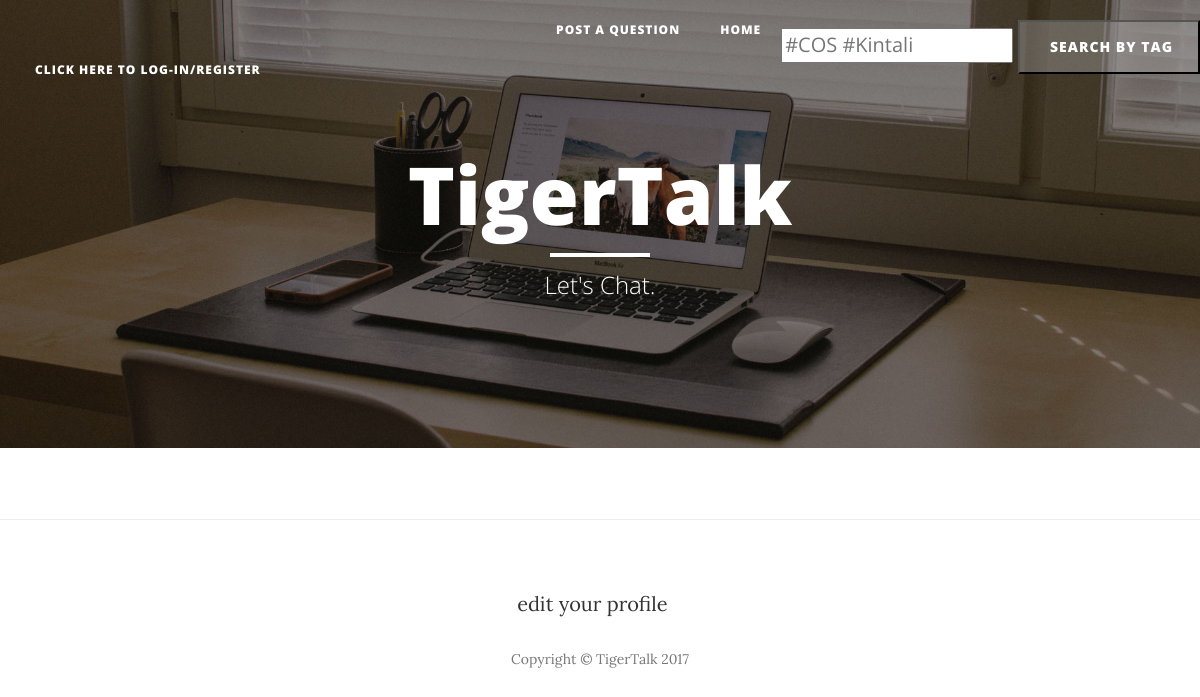
The page /blog/#mylovelife/ on the database as committed earlier.
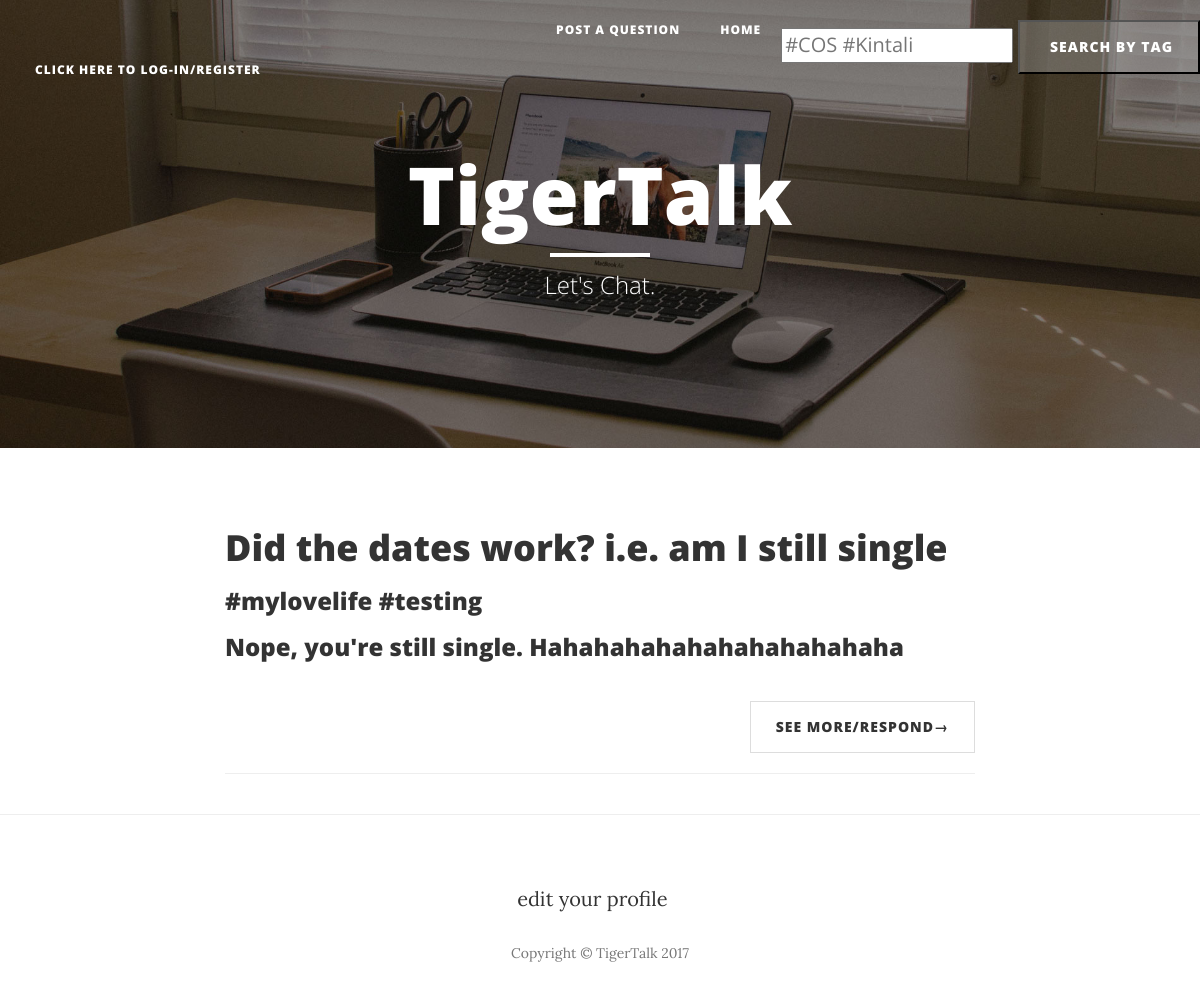
The same page on the database as committed later.
### blog/models.py (models this page shows, shortened)
class Question(models.Model):
    blocked_by = models.OneToOneField(User, blank=True, null=True)
    text = models.TextField()
    created_at = models.DateTimeField()
    blockedOrNot = models.BooleanField(default = False)
    inappropriateCount = models.IntegerField(
        default=0,
        verbose_name= "Inappropriate")
    inappropriateId = models.ManyToManyField(User, related_name = 'flagged_questions')
    objects = managers.QuestionManager()
    class Meta:
        verbose_name = "Question"
        verbose_name_plural = "Questions"
    def top_answers(self):
        return self.answers.order_by('-helpfulCount')

class Tag(models.Model):
    questions = models.ManyToManyField(Question, related_name = 'tags')
    text = models.CharField(max_length = 30)
    objects = managers.TagManager()
    class Meta:
        verbose_name = "Tag"
        verbose_name_plural = "Tags"
        ordering = ("text",)

class Answer(models.Model):
    user = models.ForeignKey(User, related_name='answers')
    question = models.ForeignKey(Question, related_name='answers')
    blocked_by = models.OneToOneField(User, blank=True, null=True)
    text = models.TextField()
    created_at = models.DateTimeField()
    blockedOrNot = models.BooleanField(default = False)
    inappropriateCount = models.IntegerField(
        default=0,
        verbose_name= "Inappropriate")
    helpfulCount = models.IntegerField(
        default=0,
        verbose_name = "Helpful")
    inappropriateId = models.ManyToManyField(User, related_name = 'inappropriate_responses')
    helpfulId = models.ManyToManyField(User, related_name = 'helpful_responses')
    objects = managers.AnswerManager()
    class Meta:
        verbose_name = "Answer"
        verbose_name_plural = "Answers"
        ordering = ("question","user",)

### blog/views.py (the view)
# urls.py: url(r'^(?P<tag_text>.+)/$', views.filtertag, name='filtertag'),
def filtertag(request, tag_text):
	txt = tag_text
	print(txt)
	latest_question_list = Question.objects.order_by('-created_at')
	allowed_question_list = []
	for q in latest_question_list:
		print(q.text)
		allowed = True
		if not q.tags.filter(text__iregex = txt):
				allowed = False
		if allowed:
			allowed_question_list.append(q)
	template = loader.get_template('blog/index.html')
	context = {
		'questions' : allowed_question_list,
		'expanded_question_list' : [],
		'response_question_list' : [],
		'user': request.user,
		'flagged_question_list': [],
		'expanded_answers': [],
		'cur_page': 1,
		'helpful_responses_list': [],
		'inapp_responses_list': [],
	}
	return HttpResponse(template.render(context, request))

### blog/templates/blog/index.html (shortened to what the changed rows need)
{% load staticfiles %}
<!DOCTYPE html>
<html lang="en">
<head>
    <link href="{% static 'vendor/bootstrap/css/bootstrap.min.css' %}" rel="stylesheet">
    <link href="{% static 'css/clean-blog.css' %}" rel="stylesheet">
    <link href="{% static 'vendor/font-awesome/css/font-awesome.mincss' %}" rel="stylesheet" type="text/css">
</head>
<body>
    <nav class="navbar navbar-default navbar-custom navbar-fixed-top">
        <div class="container-fluid">
        </div>
    </nav>
    <header class="intro-header" style="background-image: url('{% static "img/home-bg.jpg"%}')">
        <div class="container">
            <div class="row">
                <div class="col-lg-8 col-lg-offset-2 col-md-10 col-md-offset-1">
                    <div class="site-heading">
                        <h1>TigerTalk</h1>
                    </div>
                </div>
            </div>
        </div>
    </header>
    {% load el_pagination_tags %}
    <div class="container">
        <div class="row">
            <div class="col-lg-8 col-lg-offset-2 col-md-10 col-md-offset-1">
                {% for question in questions %}
                <div class="post-preview">
                    <a href="{% url 'blog:questions' question.id %}">
                        <h2 class="post-title">
                            {{ question.text|truncatechars:200 }}
                        </h2>
                    </a>
                    <h3 class="post-subtitle">
                    {% for tag in question.tags.all %}
                        <a href="{% url 'blog:filtertag' tag.text %}">
                           {{tag.text}}
                        </a>
                    {% endfor %}
                    </h3>
                    <h3 class="post-subtitle">
                            {{question.top_answers.0.text}}
                    </h3>
                    </div>
                <ul class="pager">
                    <li class="next">
                        <a href="{% url 'blog:questions' question.id %}">See more/Respond&rarr;</a>
                    </li>
                </ul>
                <hr>
                {% endfor %}
            </div>
        </div>
    </div>
    <hr>
    <footer>
        <div class="container">
        </div>
    </footer>
</body>
</html>

Rows that differ between the two databases and show on the page:
added Question: text "Did the dates work? i.e. am I still single", top_answers.0.text "Nope, you're still single. Hahahahahahahahahahahaha"
added Tag: text "#mylovelife"
added Tag: text "#testing"
